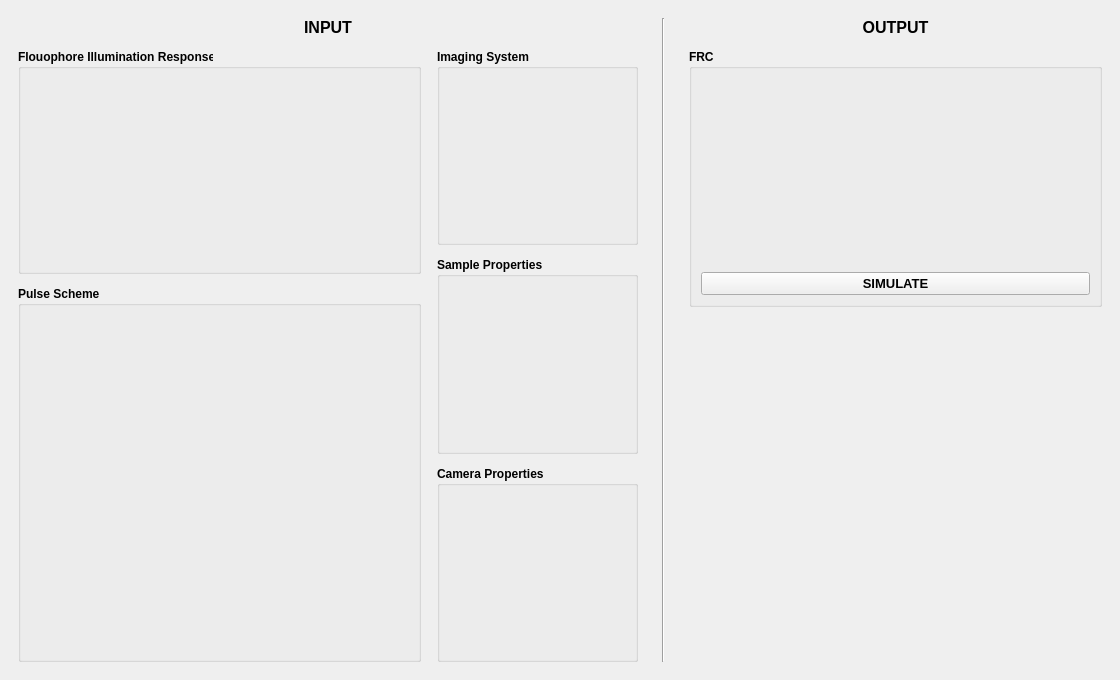
<?xml version="1.0" encoding="UTF-8"?>
<ui version="4.0">
 <class>frcpredict</class>
 <widget class="QMainWindow" name="frcpredict">
  <property name="geometry">
   <rect>
    <x>0</x>
    <y>0</y>
    <width>1120</width>
    <height>680</height>
   </rect>
  </property>
  <property name="minimumSize">
   <size>
    <width>1120</width>
    <height>680</height>
   </size>
  </property>
  <property name="windowTitle">
   <string>frcpredict</string>
  </property>
  <widget class="QWidget" name="centralwidget">
   <property name="sizePolicy">
    <sizepolicy hsizetype="Preferred" vsizetype="Preferred">
     <horstretch>0</horstretch>
     <verstretch>0</verstretch>
    </sizepolicy>
   </property>
   <layout class="QHBoxLayout" name="horizontalLayout" stretch="3,0,2">
    <property name="spacing">
     <number>24</number>
    </property>
    <property name="leftMargin">
     <number>18</number>
    </property>
    <property name="topMargin">
     <number>18</number>
    </property>
    <property name="rightMargin">
     <number>18</number>
    </property>
    <property name="bottomMargin">
     <number>18</number>
    </property>
    <item>
     <layout class="QVBoxLayout" name="verticalLayout_8" stretch="0,1">
      <property name="spacing">
       <number>12</number>
      </property>
      <item>
       <widget class="QLabel" name="label">
        <property name="font">
         <font>
          <pointsize>12</pointsize>
          <weight>75</weight>
          <bold>true</bold>
         </font>
        </property>
        <property name="text">
         <string>INPUT</string>
        </property>
        <property name="alignment">
         <set>Qt::AlignCenter</set>
        </property>
       </widget>
      </item>
      <item>
       <layout class="QHBoxLayout" name="horizontalLayout_2" stretch="2,1">
        <property name="spacing">
         <number>16</number>
        </property>
        <item>
         <layout class="QVBoxLayout" name="verticalLayout_6" stretch="3,5">
          <property name="spacing">
           <number>12</number>
          </property>
          <item>
           <widget class="QGroupBox" name="groupBox">
            <property name="font">
             <font>
              <weight>75</weight>
              <bold>true</bold>
             </font>
            </property>
            <property name="title">
             <string>Flouophore Illumination Response</string>
            </property>
            <property name="flat">
             <bool>false</bool>
            </property>
            <layout class="QGridLayout" name="gridLayout">
             <item row="0" column="0">
              <widget class="FluorophoreSettingsWidget" name="widget" native="true">
               <property name="font">
                <font>
                 <weight>50</weight>
                 <bold>false</bold>
                </font>
               </property>
              </widget>
             </item>
            </layout>
           </widget>
          </item>
          <item>
           <widget class="QGroupBox" name="groupBox_3">
            <property name="font">
             <font>
              <weight>75</weight>
              <bold>true</bold>
             </font>
            </property>
            <property name="title">
             <string>Pulse Scheme</string>
            </property>
            <layout class="QGridLayout" name="gridLayout_5">
             <item row="0" column="0">
              <widget class="PulseSchemeWidget" name="widget_6" native="true">
               <property name="font">
                <font>
                 <weight>50</weight>
                 <bold>false</bold>
                </font>
               </property>
              </widget>
             </item>
            </layout>
           </widget>
          </item>
         </layout>
        </item>
        <item>
         <layout class="QVBoxLayout" name="verticalLayout_4">
          <property name="spacing">
           <number>12</number>
          </property>
          <item>
           <widget class="QGroupBox" name="groupBox_2">
            <property name="font">
             <font>
              <weight>75</weight>
              <bold>true</bold>
             </font>
            </property>
            <property name="title">
             <string>Imaging System</string>
            </property>
            <layout class="QGridLayout" name="gridLayout_4">
             <item row="0" column="0">
              <widget class="ImagingSystemSettingsWidget" name="widget_5" native="true">
               <property name="font">
                <font>
                 <weight>50</weight>
                 <bold>false</bold>
                </font>
               </property>
              </widget>
             </item>
            </layout>
           </widget>
          </item>
          <item>
           <widget class="QGroupBox" name="groupBox_4">
            <property name="font">
             <font>
              <weight>75</weight>
              <bold>true</bold>
             </font>
            </property>
            <property name="title">
             <string>Sample Properties</string>
            </property>
            <layout class="QGridLayout" name="gridLayout_3">
             <item row="0" column="0">
              <widget class="SamplePropertiesWidget" name="widget_4" native="true">
               <property name="font">
                <font>
                 <weight>50</weight>
                 <bold>false</bold>
                </font>
               </property>
              </widget>
             </item>
            </layout>
           </widget>
          </item>
          <item>
           <widget class="QGroupBox" name="groupBox_5">
            <property name="font">
             <font>
              <weight>75</weight>
              <bold>true</bold>
             </font>
            </property>
            <property name="title">
             <string>Camera Properties</string>
            </property>
            <layout class="QGridLayout" name="gridLayout_2">
             <item row="1" column="0">
              <widget class="CameraPropertiesWidget" name="widget_3" native="true">
               <property name="font">
                <font>
                 <weight>50</weight>
                 <bold>false</bold>
                </font>
               </property>
              </widget>
             </item>
            </layout>
           </widget>
          </item>
         </layout>
        </item>
       </layout>
      </item>
     </layout>
    </item>
    <item>
     <widget class="Line" name="line">
      <property name="orientation">
       <enum>Qt::Vertical</enum>
      </property>
     </widget>
    </item>
    <item>
     <layout class="QVBoxLayout" name="verticalLayout_5" stretch="0,3,4">
      <property name="spacing">
       <number>12</number>
      </property>
      <item>
       <widget class="QLabel" name="label_2">
        <property name="font">
         <font>
          <pointsize>12</pointsize>
          <weight>75</weight>
          <bold>true</bold>
         </font>
        </property>
        <property name="text">
         <string>OUTPUT</string>
        </property>
        <property name="alignment">
         <set>Qt::AlignCenter</set>
        </property>
       </widget>
      </item>
      <item>
       <widget class="QGroupBox" name="groupBox_6">
        <property name="font">
         <font>
          <weight>75</weight>
          <bold>true</bold>
         </font>
        </property>
        <property name="title">
         <string>FRC</string>
        </property>
        <layout class="QGridLayout" name="gridLayout_6">
         <item row="0" column="0">
          <widget class="FRCResultsWidget" name="widget_2" native="true">
           <property name="font">
            <font>
             <weight>50</weight>
             <bold>false</bold>
            </font>
           </property>
          </widget>
         </item>
         <item row="1" column="0">
          <widget class="QPushButton" name="pushButton">
           <property name="font">
            <font>
             <pointsize>10</pointsize>
             <weight>75</weight>
             <bold>true</bold>
            </font>
           </property>
           <property name="text">
            <string>SIMULATE</string>
           </property>
          </widget>
         </item>
        </layout>
       </widget>
      </item>
      <item>
       <widget class="QWidget" name="widget_7" native="true"/>
      </item>
     </layout>
    </item>
   </layout>
  </widget>
 </widget>
 <customwidgets>
  <customwidget>
   <class>FluorophoreSettingsWidget</class>
   <extends>QWidget</extends>
   <header>frcpredict.ui</header>
   <container>1</container>
  </customwidget>
  <customwidget>
   <class>FRCResultsWidget</class>
   <extends>QWidget</extends>
   <header>frcpredict.ui</header>
   <container>1</container>
  </customwidget>
  <customwidget>
   <class>CameraPropertiesWidget</class>
   <extends>QWidget</extends>
   <header>frcpredict.ui</header>
   <container>1</container>
  </customwidget>
  <customwidget>
   <class>SamplePropertiesWidget</class>
   <extends>QWidget</extends>
   <header>frcpredict.ui</header>
   <container>1</container>
  </customwidget>
  <customwidget>
   <class>ImagingSystemSettingsWidget</class>
   <extends>QWidget</extends>
   <header>frcpredict.ui</header>
   <container>1</container>
  </customwidget>
  <customwidget>
   <class>PulseSchemeWidget</class>
   <extends>QWidget</extends>
   <header>frcpredict.ui</header>
   <container>1</container>
  </customwidget>
 </customwidgets>
 <resources/>
 <connections/>
</ui>
